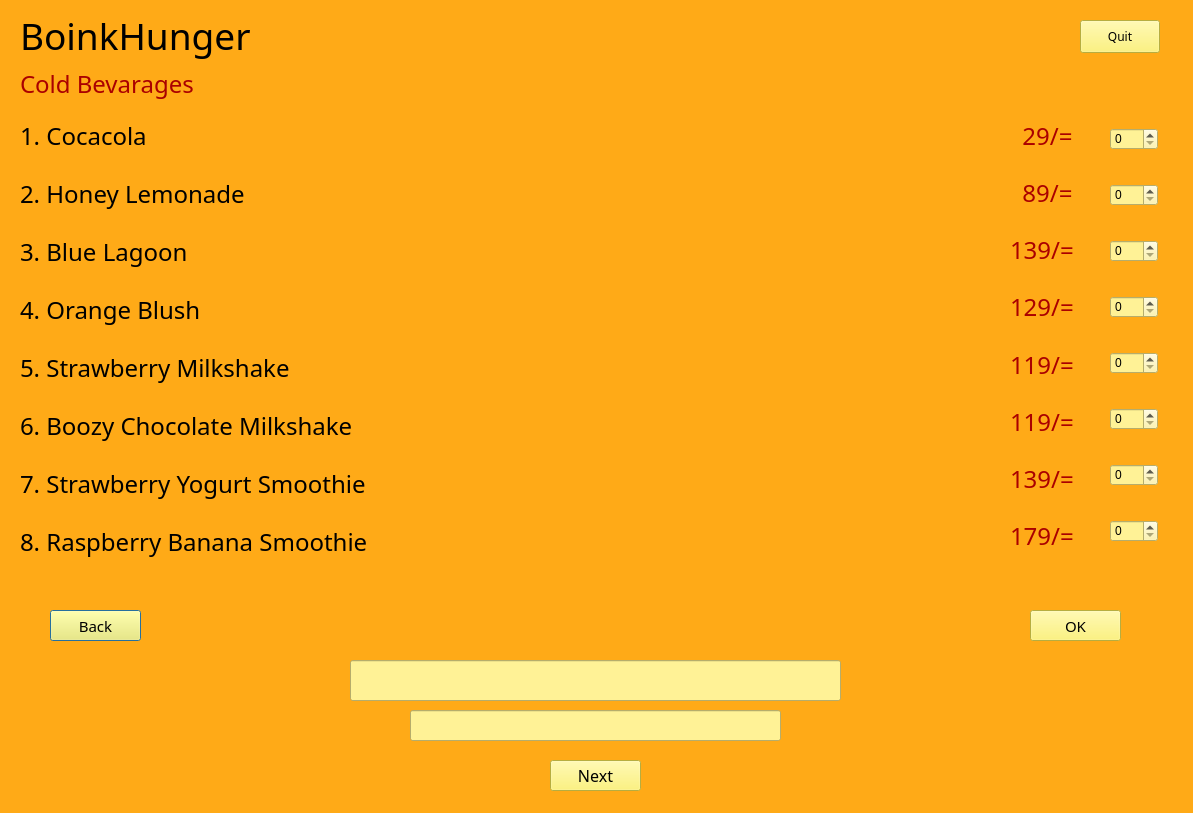
<?xml version="1.0" encoding="UTF-8"?>
<ui version="4.0">
 <class>basil</class>
 <widget class="QDialog" name="basil">
  <property name="geometry">
   <rect>
    <x>0</x>
    <y>0</y>
    <width>1193</width>
    <height>813</height>
   </rect>
  </property>
  <property name="windowTitle">
   <string>Dialog</string>
  </property>
  <property name="styleSheet">
   <string notr="true">background-color: rgb(255, 170, 23);</string>
  </property>
  <widget class="QLabel" name="label">
   <property name="geometry">
    <rect>
     <x>20</x>
     <y>10</y>
     <width>281</width>
     <height>51</height>
    </rect>
   </property>
   <property name="font">
    <font>
     <family>Bernard MT Condensed</family>
     <pointsize>28</pointsize>
     <weight>50</weight>
     <bold>false</bold>
    </font>
   </property>
   <property name="styleSheet">
    <string notr="true">color: rgb(0, 0, 0);</string>
   </property>
   <property name="text">
    <string>BoinkHunger</string>
   </property>
  </widget>
  <widget class="QLabel" name="label_2">
   <property name="geometry">
    <rect>
     <x>20</x>
     <y>60</y>
     <width>221</width>
     <height>48</height>
    </rect>
   </property>
   <property name="font">
    <font>
     <family>Papyrus</family>
     <pointsize>18</pointsize>
    </font>
   </property>
   <property name="styleSheet">
    <string notr="true">color: rgb(170, 0, 0);</string>
   </property>
   <property name="text">
    <string>Cold Bevarages</string>
   </property>
  </widget>
  <widget class="QPushButton" name="pushButton">
   <property name="geometry">
    <rect>
     <x>50</x>
     <y>610</y>
     <width>91</width>
     <height>31</height>
    </rect>
   </property>
   <property name="font">
    <font>
     <family>Papyrus</family>
     <pointsize>11</pointsize>
    </font>
   </property>
   <property name="styleSheet">
    <string notr="true">background-color: rgb(255, 242, 90);
color: rgb(0, 0, 0);</string>
   </property>
   <property name="text">
    <string>Back</string>
   </property>
  </widget>
  <widget class="QPushButton" name="pushButton_2">
   <property name="geometry">
    <rect>
     <x>1080</x>
     <y>20</y>
     <width>80</width>
     <height>33</height>
    </rect>
   </property>
   <property name="font">
    <font>
     <family>Papyrus</family>
     <pointsize>9</pointsize>
    </font>
   </property>
   <property name="styleSheet">
    <string notr="true">background-color: rgb(255, 242, 90);
color: rgb(0, 0, 0);</string>
   </property>
   <property name="text">
    <string>Quit</string>
   </property>
  </widget>
  <widget class="QPushButton" name="pushButton_3">
   <property name="geometry">
    <rect>
     <x>1030</x>
     <y>610</y>
     <width>91</width>
     <height>31</height>
    </rect>
   </property>
   <property name="font">
    <font>
     <family>Papyrus</family>
     <pointsize>11</pointsize>
    </font>
   </property>
   <property name="styleSheet">
    <string notr="true">background-color: rgb(255, 242, 90);
color: rgb(0, 0, 0);</string>
   </property>
   <property name="text">
    <string>OK</string>
   </property>
  </widget>
  <widget class="QLineEdit" name="lineEdit">
   <property name="geometry">
    <rect>
     <x>350</x>
     <y>660</y>
     <width>491</width>
     <height>41</height>
    </rect>
   </property>
   <property name="font">
    <font>
     <family>Papyrus</family>
     <pointsize>16</pointsize>
    </font>
   </property>
   <property name="styleSheet">
    <string notr="true">background-color: rgb(255, 242, 150);
color: rgb(0, 0, 0);</string>
   </property>
  </widget>
  <widget class="QLineEdit" name="lineEdit_2">
   <property name="geometry">
    <rect>
     <x>410</x>
     <y>710</y>
     <width>371</width>
     <height>31</height>
    </rect>
   </property>
   <property name="font">
    <font>
     <family>Papyrus</family>
     <pointsize>14</pointsize>
    </font>
   </property>
   <property name="styleSheet">
    <string notr="true">background-color: rgb(255, 242, 150);
color: rgb(0, 0, 0);</string>
   </property>
  </widget>
  <widget class="QPushButton" name="pushButton_4">
   <property name="geometry">
    <rect>
     <x>550</x>
     <y>760</y>
     <width>91</width>
     <height>31</height>
    </rect>
   </property>
   <property name="font">
    <font>
     <family>Papyrus</family>
     <pointsize>12</pointsize>
    </font>
   </property>
   <property name="styleSheet">
    <string notr="true">background-color: rgb(255, 242, 90);
color: rgb(0, 0, 0);</string>
   </property>
   <property name="text">
    <string>Next</string>
   </property>
  </widget>
  <widget class="QWidget" name="">
   <property name="geometry">
    <rect>
     <x>20</x>
     <y>110</y>
     <width>991</width>
     <height>458</height>
    </rect>
   </property>
   <property name="font">
    <font>
     <family>Papyrus</family>
     <pointsize>18</pointsize>
    </font>
   </property>
   <layout class="QVBoxLayout" name="verticalLayout">
    <item>
     <widget class="QLabel" name="label_3">
      <property name="font">
       <font>
        <family>Papyrus</family>
        <pointsize>18</pointsize>
       </font>
      </property>
      <property name="styleSheet">
       <string notr="true">color: rgb(0, 0, 0);</string>
      </property>
      <property name="text">
       <string>1. Cocacola                                                                                                                                  </string>
      </property>
     </widget>
    </item>
    <item>
     <widget class="QLabel" name="label_4">
      <property name="font">
       <font>
        <family>Papyrus</family>
        <pointsize>18</pointsize>
       </font>
      </property>
      <property name="styleSheet">
       <string notr="true">color: rgb(0, 0, 0);</string>
      </property>
      <property name="text">
       <string>2. Honey Lemonade                                                                                                                </string>
      </property>
     </widget>
    </item>
    <item>
     <widget class="QLabel" name="label_5">
      <property name="font">
       <font>
        <family>Papyrus</family>
        <pointsize>18</pointsize>
       </font>
      </property>
      <property name="styleSheet">
       <string notr="true">color: rgb(0, 0, 0);</string>
      </property>
      <property name="text">
       <string>3. Blue Lagoon                                                                                                                        </string>
      </property>
     </widget>
    </item>
    <item>
     <widget class="QLabel" name="label_6">
      <property name="font">
       <font>
        <family>Papyrus</family>
        <pointsize>18</pointsize>
       </font>
      </property>
      <property name="styleSheet">
       <string notr="true">color: rgb(0, 0, 0);</string>
      </property>
      <property name="text">
       <string>4. Orange Blush                                                                                                                     </string>
      </property>
     </widget>
    </item>
    <item>
     <widget class="QLabel" name="label_7">
      <property name="font">
       <font>
        <family>Papyrus</family>
        <pointsize>18</pointsize>
       </font>
      </property>
      <property name="styleSheet">
       <string notr="true">color: rgb(0, 0, 0);</string>
      </property>
      <property name="text">
       <string>5. Strawberry Milkshake                                                                                                    </string>
      </property>
     </widget>
    </item>
    <item>
     <widget class="QLabel" name="label_8">
      <property name="font">
       <font>
        <family>Papyrus</family>
        <pointsize>18</pointsize>
       </font>
      </property>
      <property name="styleSheet">
       <string notr="true">color: rgb(0, 0, 0);</string>
      </property>
      <property name="text">
       <string>6. Boozy Chocolate Milkshake                                                                                       </string>
      </property>
     </widget>
    </item>
    <item>
     <widget class="QLabel" name="label_9">
      <property name="font">
       <font>
        <family>Papyrus</family>
        <pointsize>18</pointsize>
       </font>
      </property>
      <property name="styleSheet">
       <string notr="true">color: rgb(0, 0, 0);</string>
      </property>
      <property name="text">
       <string>7. Strawberry Yogurt Smoothie                                                                                     </string>
      </property>
     </widget>
    </item>
    <item>
     <widget class="QLabel" name="label_10">
      <property name="font">
       <font>
        <family>Papyrus</family>
        <pointsize>18</pointsize>
       </font>
      </property>
      <property name="styleSheet">
       <string notr="true">color: rgb(0, 0, 0);</string>
      </property>
      <property name="text">
       <string>8. Raspberry Banana Smoothie                                                                                     </string>
      </property>
     </widget>
    </item>
   </layout>
  </widget>
  <widget class="QWidget" name="">
   <property name="geometry">
    <rect>
     <x>1110</x>
     <y>100</y>
     <width>48</width>
     <height>471</height>
    </rect>
   </property>
   <layout class="QVBoxLayout" name="verticalLayout_2">
    <item>
     <widget class="QSpinBox" name="spinBox">
      <property name="styleSheet">
       <string notr="true">background-color: rgb(255, 242, 150);
color: rgb(0, 0, 0);</string>
      </property>
     </widget>
    </item>
    <item>
     <widget class="QSpinBox" name="spinBox_2">
      <property name="styleSheet">
       <string notr="true">background-color: rgb(255, 242, 150);
color: rgb(0, 0, 0);</string>
      </property>
     </widget>
    </item>
    <item>
     <widget class="QSpinBox" name="spinBox_3">
      <property name="styleSheet">
       <string notr="true">background-color: rgb(255, 242, 150);
color: rgb(0, 0, 0);</string>
      </property>
     </widget>
    </item>
    <item>
     <widget class="QSpinBox" name="spinBox_4">
      <property name="styleSheet">
       <string notr="true">background-color: rgb(255, 242, 150);
color: rgb(0, 0, 0);</string>
      </property>
     </widget>
    </item>
    <item>
     <widget class="QSpinBox" name="spinBox_5">
      <property name="styleSheet">
       <string notr="true">background-color: rgb(255, 242, 150);
color: rgb(0, 0, 0);</string>
      </property>
     </widget>
    </item>
    <item>
     <widget class="QSpinBox" name="spinBox_6">
      <property name="styleSheet">
       <string notr="true">background-color: rgb(255, 242, 150);
color: rgb(0, 0, 0);</string>
      </property>
     </widget>
    </item>
    <item>
     <widget class="QSpinBox" name="spinBox_7">
      <property name="styleSheet">
       <string notr="true">background-color: rgb(255, 242, 150);
color: rgb(0, 0, 0);</string>
      </property>
     </widget>
    </item>
    <item>
     <widget class="QSpinBox" name="spinBox_8">
      <property name="styleSheet">
       <string notr="true">background-color: rgb(255, 242, 150);
color: rgb(0, 0, 0);</string>
      </property>
     </widget>
    </item>
   </layout>
  </widget>
  <widget class="QWidget" name="">
   <property name="geometry">
    <rect>
     <x>1010</x>
     <y>110</y>
     <width>88</width>
     <height>451</height>
    </rect>
   </property>
   <property name="font">
    <font>
     <family>Papyrus</family>
     <pointsize>18</pointsize>
    </font>
   </property>
   <layout class="QVBoxLayout" name="verticalLayout_3">
    <item>
     <widget class="QLabel" name="label_12">
      <property name="font">
       <font>
        <family>Papyrus</family>
        <pointsize>18</pointsize>
       </font>
      </property>
      <property name="styleSheet">
       <string notr="true">color: rgb(170, 0, 0);</string>
      </property>
      <property name="text">
       <string>  29/=</string>
      </property>
     </widget>
    </item>
    <item>
     <widget class="QLabel" name="label_13">
      <property name="font">
       <font>
        <family>Papyrus</family>
        <pointsize>18</pointsize>
       </font>
      </property>
      <property name="styleSheet">
       <string notr="true">color: rgb(170, 0, 0);</string>
      </property>
      <property name="text">
       <string>  89/=</string>
      </property>
     </widget>
    </item>
    <item>
     <widget class="QLabel" name="label_14">
      <property name="font">
       <font>
        <family>Papyrus</family>
        <pointsize>18</pointsize>
       </font>
      </property>
      <property name="styleSheet">
       <string notr="true">color: rgb(170, 0, 0);</string>
      </property>
      <property name="text">
       <string>139/=</string>
      </property>
     </widget>
    </item>
    <item>
     <widget class="QLabel" name="label_15">
      <property name="font">
       <font>
        <family>Papyrus</family>
        <pointsize>18</pointsize>
       </font>
      </property>
      <property name="styleSheet">
       <string notr="true">color: rgb(170, 0, 0);</string>
      </property>
      <property name="text">
       <string>129/=</string>
      </property>
     </widget>
    </item>
    <item>
     <widget class="QLabel" name="label_16">
      <property name="font">
       <font>
        <family>Papyrus</family>
        <pointsize>18</pointsize>
       </font>
      </property>
      <property name="styleSheet">
       <string notr="true">color: rgb(170, 0, 0);</string>
      </property>
      <property name="text">
       <string>119/=</string>
      </property>
     </widget>
    </item>
    <item>
     <widget class="QLabel" name="label_17">
      <property name="font">
       <font>
        <family>Papyrus</family>
        <pointsize>18</pointsize>
       </font>
      </property>
      <property name="styleSheet">
       <string notr="true">color: rgb(170, 0, 0);</string>
      </property>
      <property name="text">
       <string>119/=</string>
      </property>
     </widget>
    </item>
    <item>
     <widget class="QLabel" name="label_18">
      <property name="font">
       <font>
        <family>Papyrus</family>
        <pointsize>18</pointsize>
       </font>
      </property>
      <property name="styleSheet">
       <string notr="true">color: rgb(170, 0, 0);</string>
      </property>
      <property name="text">
       <string>139/=</string>
      </property>
     </widget>
    </item>
    <item>
     <widget class="QLabel" name="label_11">
      <property name="font">
       <font>
        <family>Papyrus</family>
        <pointsize>18</pointsize>
       </font>
      </property>
      <property name="styleSheet">
       <string notr="true">color: rgb(170, 0, 0);</string>
      </property>
      <property name="text">
       <string>179/=</string>
      </property>
     </widget>
    </item>
   </layout>
  </widget>
 </widget>
 <resources/>
 <connections>
  <connection>
   <sender>pushButton_2</sender>
   <signal>clicked()</signal>
   <receiver>basil</receiver>
   <slot>close()</slot>
   <hints>
    <hint type="sourcelabel">
     <x>1142</x>
     <y>36</y>
    </hint>
    <hint type="destinationlabel">
     <x>952</x>
     <y>710</y>
    </hint>
   </hints>
  </connection>
  <connection>
   <sender>pushButton</sender>
   <signal>clicked()</signal>
   <receiver>basil</receiver>
   <slot>hide()</slot>
   <hints>
    <hint type="sourcelabel">
     <x>99</x>
     <y>611</y>
    </hint>
    <hint type="destinationlabel">
     <x>165</x>
     <y>676</y>
    </hint>
   </hints>
  </connection>
  <connection>
   <sender>pushButton_4</sender>
   <signal>clicked()</signal>
   <receiver>basil</receiver>
   <slot>hide()</slot>
   <hints>
    <hint type="sourcelabel">
     <x>627</x>
     <y>781</y>
    </hint>
    <hint type="destinationlabel">
     <x>685</x>
     <y>774</y>
    </hint>
   </hints>
  </connection>
 </connections>
</ui>
